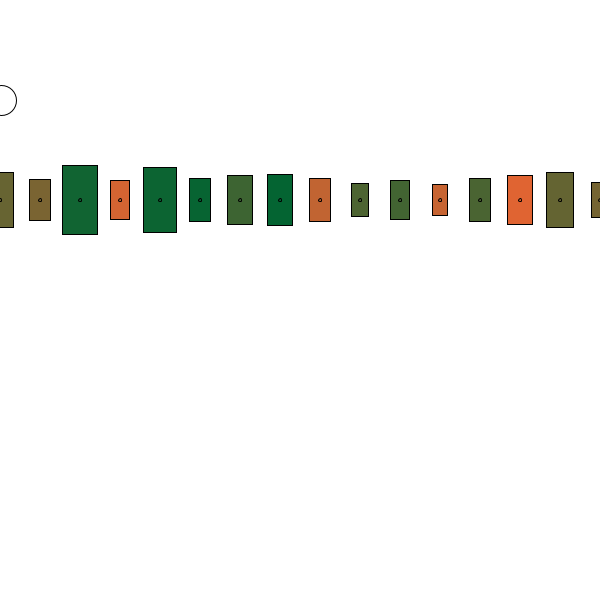
Frame 1 (no input)
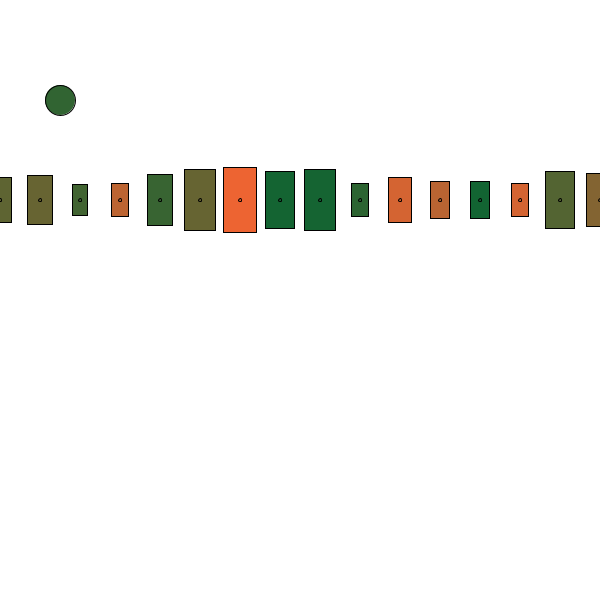
Frame 60 (the mouse pressed at the canvas centre just before this capture)
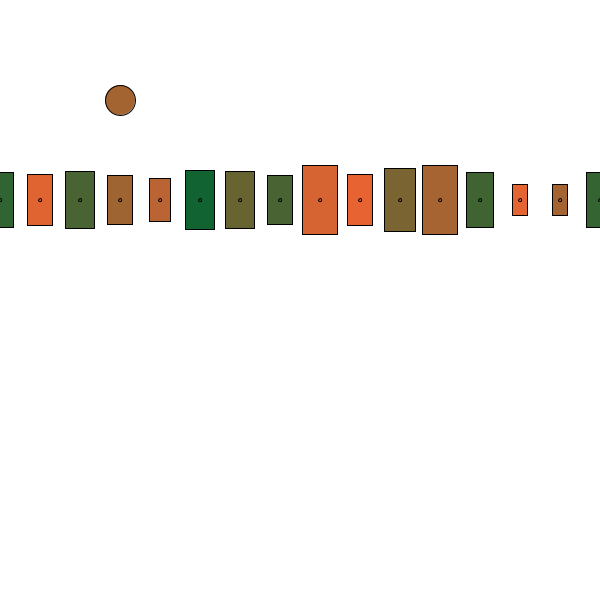
Frame 120 (the mouse held since frame 60 and released just before this capture)

The Processing sketch that drew these frames (run headless with seeded random() and noise(); from frame 60 on, the mouse is pressed at the canvas centre):

// Processing sketch: cambio_automatico_de_color
// ── cambio_automatico_de_color.pde
float [] tamanos = new float [20];
color [] colores = new color [20];
float pos;

void setup() {
  size(600, 600);
  rectMode(CENTER);
  resetear();
  pos=0;
}

void draw() {
  background(255);
  pos++;
  ellipse(pos,100, 30,30); 
  
  println(frameCount);
  if(frameCount%60==0){
    resetear();
  }

  for(int i=0;i<tamanos.length;i++){
    fill(colores[i]);
    figura(40*i,200,tamanos[i]);
  }
}

void figura(int posX, int posY, float tam) {
  rect(posX, posY, tam, tam*2);
  ellipse(posX, posY, 3, 3);
}

void mousePressed(){
  resetear();
}

void resetear(){
  for(int i=0;i<tamanos.length;i++){
    tamanos[i] = random(15,35);
  }
  
  for(int i=0;i<colores.length;i++){
    colores[i] = color(random(255),100,50);
  }
}
